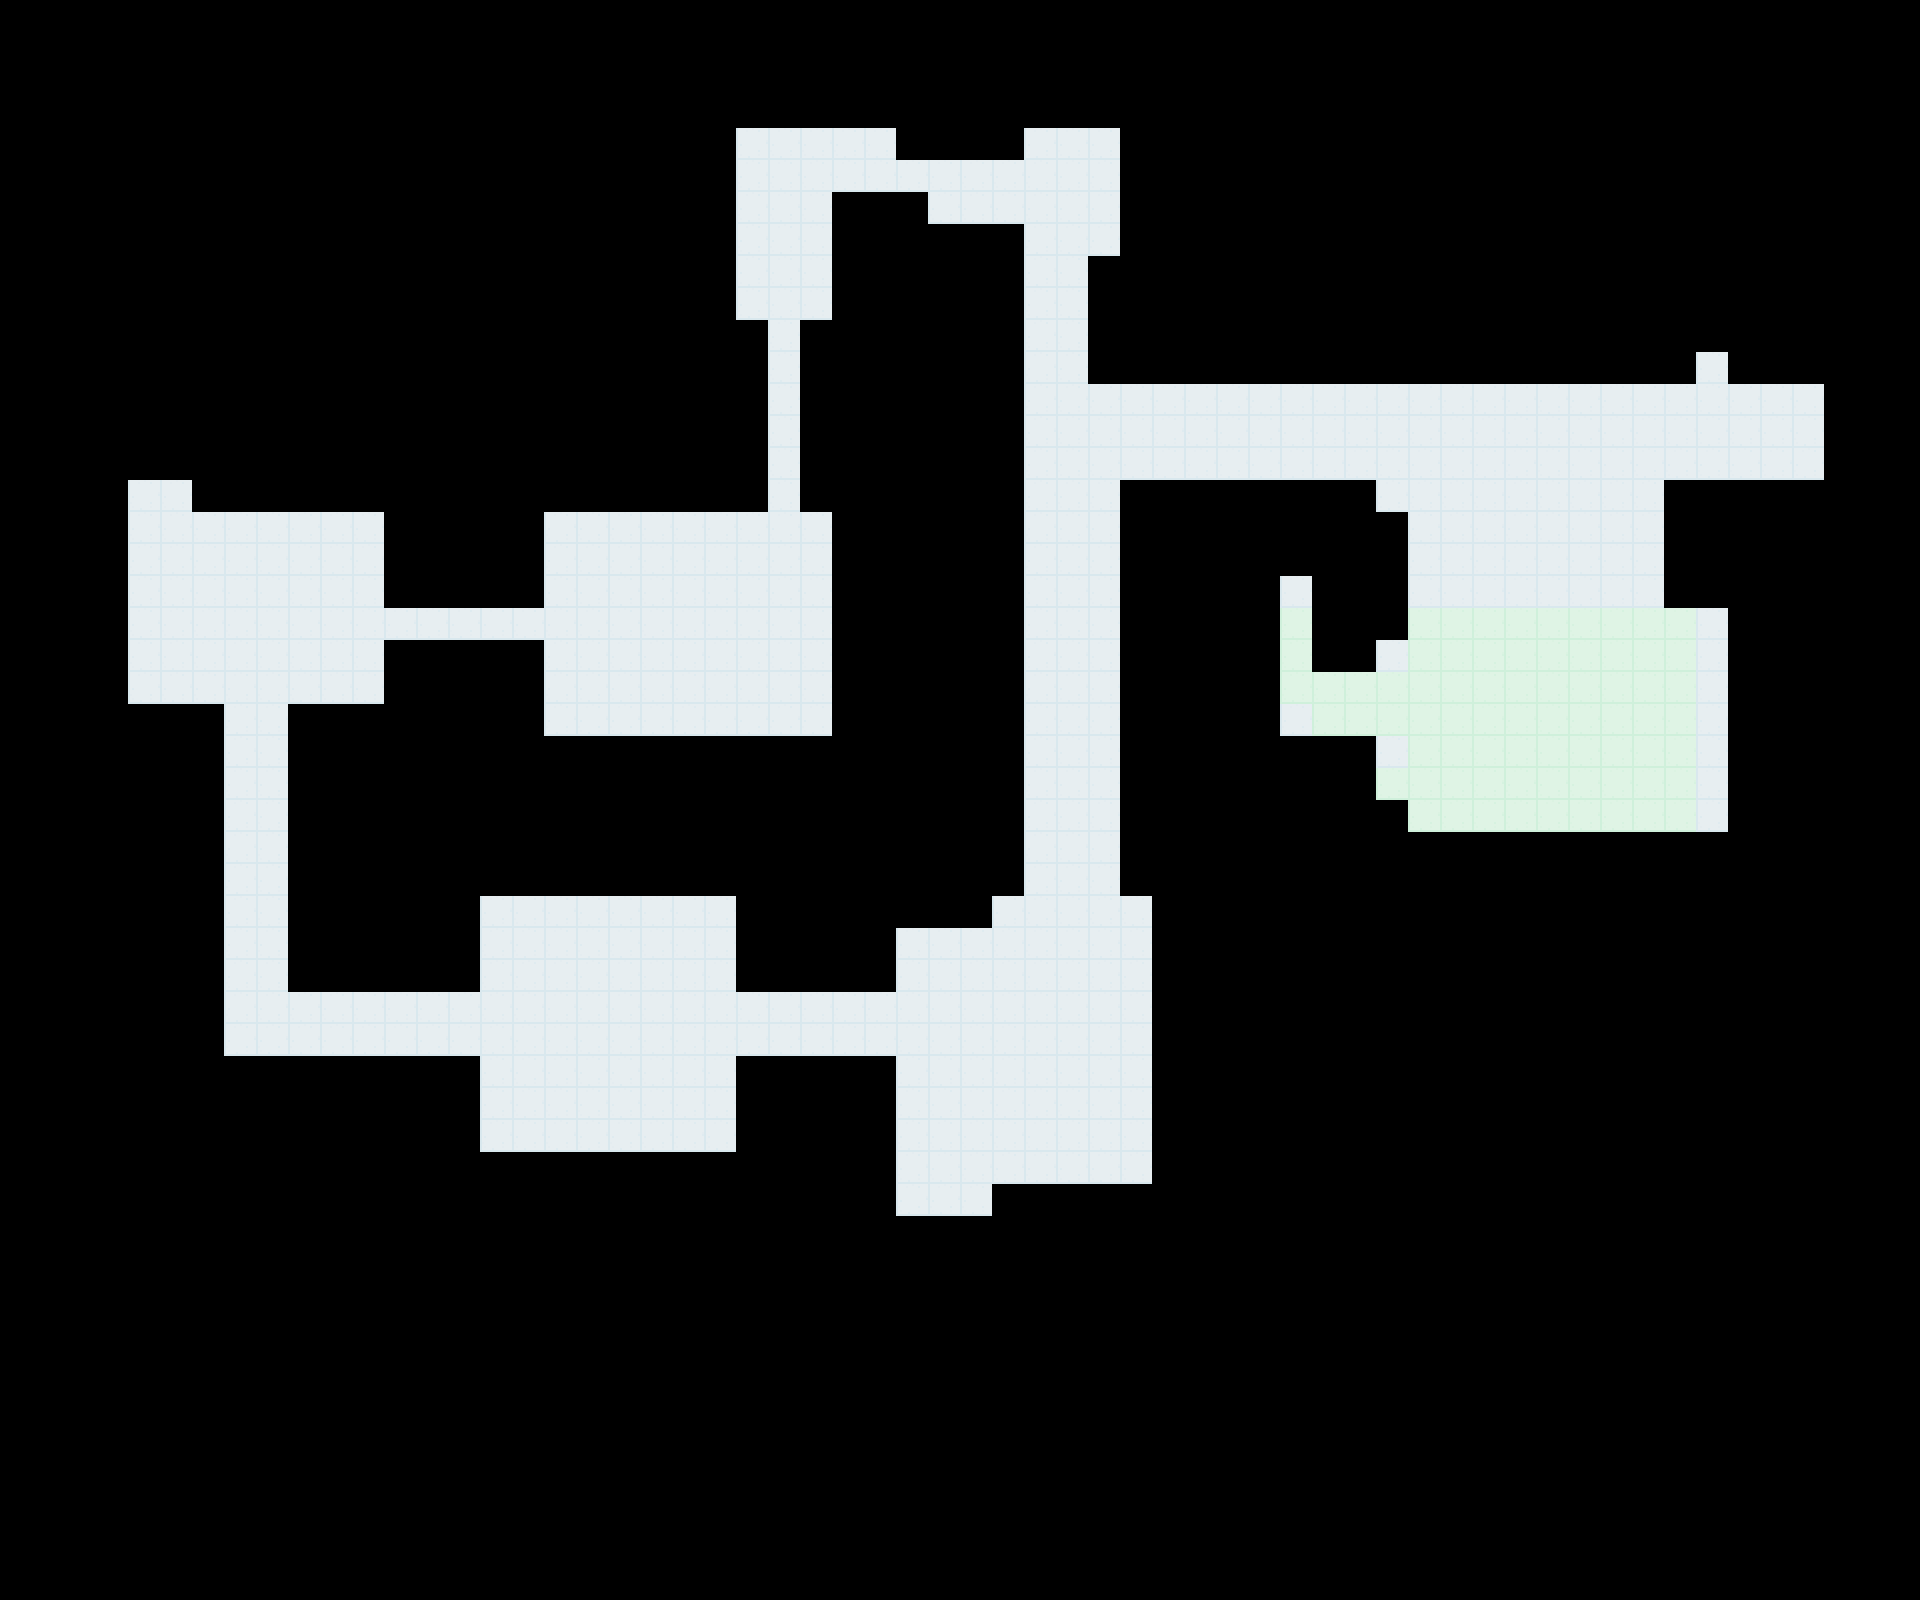

A 2D game scene composited from a Tiled map and its tileset images. What follows is a short description and the map's XML, with each tile layer's data collapsed to a summary:
An orthogonal 60x50 tile map with 32x32 px tiles, 1 tile layer (Tile Layer 1), 13 tilesets and 410 objects (2x laser4, 2x laser3, door5, laser1, door6, ...).

<map version="1.0" tiledversion="1.1.6" orientation="orthogonal" renderorder="right-down" width="60" height="50" tilewidth="32" tileheight="32" infinite="0" nextobjectid="624">
 <tileset firstgid="1" source="walls.tsx" />
 <tileset firstgid="5" source="Door.tsx" />
 <tileset firstgid="18" source="horizontaldoor.tsx" />
 <tileset firstgid="42" source="Laser.tsx" />
 <tileset firstgid="43" source="deskfront.tsx" />
 <tileset firstgid="47" source="keys.tsx" />
 <tileset firstgid="51" source="Guard.tsx" />
 <tileset firstgid="52" source="DeskRight.tsx" />
 <tileset firstgid="56" source="switchfront.tsx" />
 <tileset firstgid="63" source="Box2.tsx" />
 <tileset firstgid="64" source="FloorTile.tsx" />
 <tileset firstgid="73" source="Player.tsx" />
 <tileset firstgid="74" source="doors.tsx" />
 <layer name="Tile Layer 1" width="60" height="50">
  <data>[3000 cells, 585 non-empty, 2 distinct tile ids]</data>
 </layer>
 <objectgroup name="Object Layer 1">
  <object id="1" template="exits/blue/Exit.tx" x="128" y="512" />
  <object id="2" template="GreenWall.tx" x="192" y="512" />
  <object id="3" template="GreenWall.tx" x="224" y="512" />
  <object id="4" template="GreenWall.tx" x="256" y="512" />
  <object id="5" template="GreenWall.tx" x="288" y="512" />
  <object id="6" template="GreenWall.tx" x="320" y="512" />
  <object id="7" template="GreenWall.tx" x="352" y="512" />
  <object id="13" template="GreenWall.tx" x="96" y="512" />
  <object id="14" template="GreenWall.tx" x="96" y="544" />
  <object id="15" template="GreenWall.tx" x="96" y="544" />
  <object id="16" template="GreenWall.tx" x="96" y="576" />
  <object id="17" template="GreenWall.tx" x="96" y="576" />
  <object id="18" template="GreenWall.tx" x="96" y="576" />
  <object id="21" template="GreenWall.tx" x="96" y="608" />
  <object id="22" template="GreenWall.tx" x="96" y="640" />
  <object id="23" template="GreenWall.tx" x="96" y="640" />
  <object id="24" template="GreenWall.tx" x="96" y="672" />
  <object id="25" template="GreenWall.tx" x="96" y="704" />
  <object id="27" template="GreenWall.tx" x="96" y="736" />
  <object id="28" template="GreenWall.tx" x="96" y="736" />
  <object id="29" template="GreenWall.tx" x="96" y="768" />
  <object id="30" template="GreenWall.tx" x="384" y="512" />
  <object id="31" template="GreenWall.tx" x="384" y="544" />
  <object id="32" template="GreenWall.tx" x="384" y="576" />
  <object id="33" template="GreenWall.tx" x="384" y="608" />
  <object id="34" template="GreenWall.tx" x="128" y="768" />
  <object id="35" template="GreenWall.tx" x="160" y="768" />
  <object id="37" template="GreenWall.tx" x="192" y="768" />
  <object id="38" template="GreenWall.tx" x="384" y="704" />
  <object id="40" template="GreenWall.tx" x="384" y="736" />
  <object id="41" template="GreenWall.tx" x="384" y="768" />
  <object id="42" template="GreenWall.tx" x="352" y="768" />
  <object id="43" template="GreenWall.tx" x="320" y="768" />
  <object id="44" template="GreenWall.tx" x="288" y="768" />
  <object id="45" template="GreenWall.tx" x="416" y="608" />
  <object id="46" template="GreenWall.tx" x="448" y="608" />
  <object id="47" template="GreenWall.tx" x="480" y="608" />
  <object id="48" template="GreenWall.tx" x="416" y="704" />
  <object id="49" template="GreenWall.tx" x="448" y="704" />
  <object id="50" template="GreenWall.tx" x="480" y="704" />
  <object id="51" template="GreenWall.tx" x="512" y="704" />
  <object id="52" template="GreenWall.tx" x="512" y="736" />
  <object id="53" template="GreenWall.tx" x="512" y="768" />
  <object id="54" template="GreenWall.tx" x="512" y="608" />
  <object id="55" template="GreenWall.tx" x="512" y="576" />
  <object id="56" template="GreenWall.tx" x="512" y="544" />
  <object id="57" template="GreenWall.tx" x="512" y="512" />
  <object id="59" template="GreenWall.tx" x="544" y="512" />
  <object id="60" template="GreenWall.tx" x="576" y="512" />
  <object id="61" template="GreenWall.tx" x="608" y="512" />
  <object id="62" template="GreenWall.tx" x="640" y="512" />
  <object id="63" template="GreenWall.tx" x="704" y="512" />
  <object id="64" template="GreenWall.tx" x="672" y="512" />
  <object id="65" template="GreenWall.tx" x="544" y="768" />
  <object id="66" template="GreenWall.tx" x="576" y="768" />
  <object id="68" template="GreenWall.tx" x="608" y="768" />
  <object id="69" template="GreenWall.tx" x="640" y="768" />
  <object id="70" template="GreenWall.tx" x="672" y="768" />
  <object id="71" template="GreenWall.tx" x="704" y="768" />
  <object id="73" template="GreenWall.tx" x="736" y="768" />
  <object id="75" template="GreenWall.tx" x="736" y="512" />
  <object id="83" template="GreenWall.tx" x="800" y="512" />
  <object id="84" template="GreenWall.tx" x="832" y="512" />
  <object id="85" template="GreenWall.tx" x="832" y="544" />
  <object id="86" template="GreenWall.tx" x="832" y="576" />
  <object id="87" template="GreenWall.tx" x="832" y="608" />
  <object id="88" template="GreenWall.tx" x="832" y="640" />
  <object id="89" template="GreenWall.tx" x="832" y="640" />
  <object id="90" template="GreenWall.tx" x="832" y="672" />
  <object id="91" template="GreenWall.tx" x="832" y="704" />
  <object id="92" template="GreenWall.tx" x="832" y="704" />
  <object id="93" template="GreenWall.tx" x="832" y="736" />
  <object id="94" template="GreenWall.tx" x="832" y="736" />
  <object id="95" template="GreenWall.tx" x="832" y="768" />
  <object id="96" template="GreenWall.tx" x="800" y="768" />
  <object id="97" template="GreenWall.tx" x="768" y="768" />
  <object id="98" template="doors/blue/DoorClosed.tx" name="door5" x="768" y="512" />
  <object id="99" template="GreenWall.tx" x="736" y="480" />
  <object id="102" template="GreenWall.tx" x="800" y="480" />
  <object id="122" template="GreenWall.tx" x="192" y="800" />
  <object id="123" template="GreenWall.tx" x="192" y="928" />
  <object id="124" template="GreenWall.tx" x="192" y="960" />
  <object id="125" template="GreenWall.tx" x="288" y="800" />
  <object id="126" template="GreenWall.tx" x="288" y="928" />
  <object id="127" template="GreenWall.tx" x="288" y="960" />
  <object id="128" template="GreenWall.tx" x="288" y="992" />
  <object id="129" template="GreenWall.tx" x="192" y="992" />
  <object id="130" template="GreenWall.tx" x="192" y="1024" />
  <object id="131" template="GreenWall.tx" x="192" y="1056" />
  <object id="132" template="GreenWall.tx" x="192" y="1088" />
  <object id="133" template="GreenWall.tx" x="192" y="1120" />
  <object id="134" template="GreenWall.tx" x="224" y="1120" />
  <object id="135" template="GreenWall.tx" x="256" y="1120" />
  <object id="136" template="GreenWall.tx" x="320" y="992" />
  <object id="137" template="GreenWall.tx" x="288" y="1120" />
  <object id="139" template="GreenWall.tx" x="320" y="1120" />
  <object id="140" template="GreenWall.tx" x="352" y="1120" />
  <object id="141" template="GreenWall.tx" x="352" y="992" />
  <object id="142" template="GreenWall.tx" x="384" y="992" />
  <object id="144" template="GreenWall.tx" x="384" y="1120" />
  <object id="145" template="GreenWall.tx" x="416" y="1120" />
  <object id="146" template="GreenWall.tx" x="448" y="1120" />
  <object id="147" template="GreenWall.tx" x="448" y="992" />
  <object id="148" template="GreenWall.tx" x="416" y="992" />
  <object id="149" template="GreenWall.tx" x="192" y="832" />
  <object id="150" template="GreenWall.tx" x="192" y="832" />
  <object id="151" template="GreenWall.tx" x="192" y="864" />
  <object id="153" template="GreenWall.tx" x="192" y="864" />
  <object id="154" template="GreenWall.tx" x="192" y="896" />
  <object id="155" template="GreenWall.tx" x="288" y="832" />
  </objectgroup>
</map>
<!-- 300 of 410 objects omitted -->
